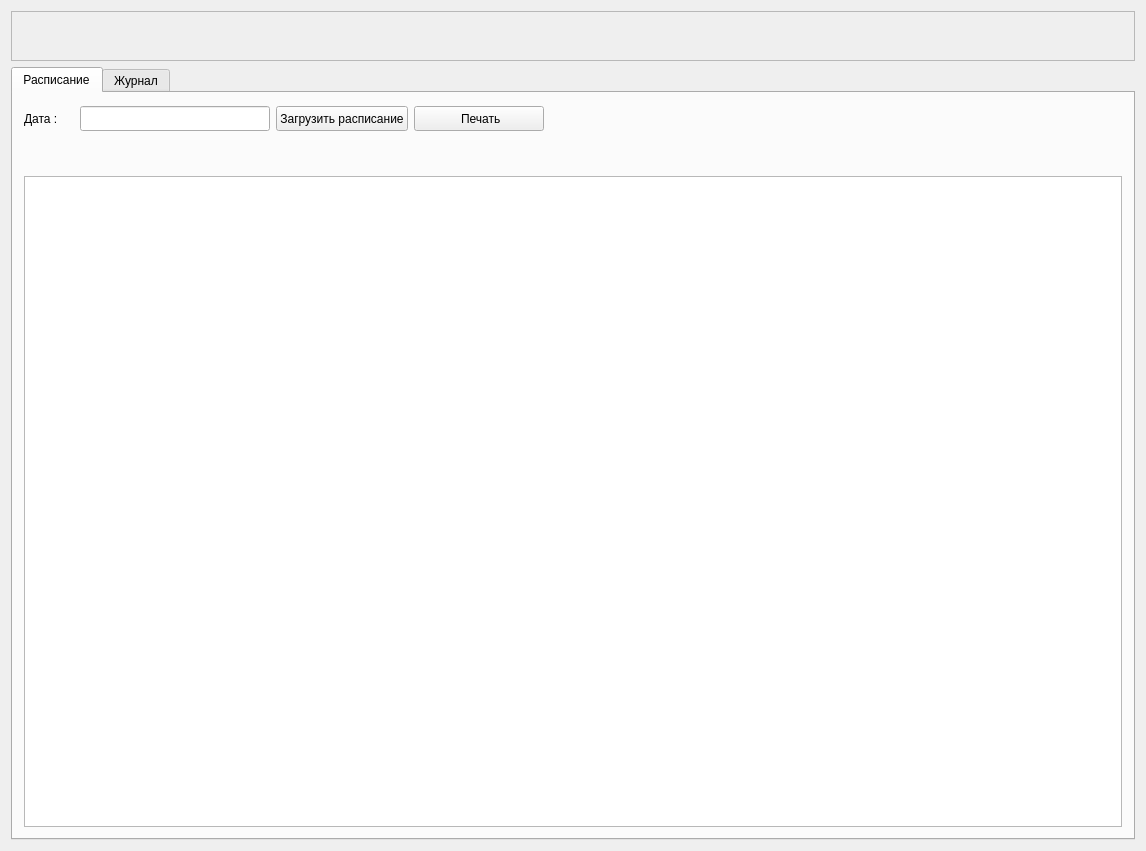
<?xml version="1.0" encoding="UTF-8"?>
<ui version="4.0">
 <class>MainWindow</class>
 <widget class="QMainWindow" name="MainWindow">
  <property name="geometry">
   <rect>
    <x>0</x>
    <y>0</y>
    <width>1146</width>
    <height>851</height>
   </rect>
  </property>
  <property name="sizePolicy">
   <sizepolicy hsizetype="Preferred" vsizetype="Preferred">
    <horstretch>0</horstretch>
    <verstretch>0</verstretch>
   </sizepolicy>
  </property>
  <property name="minimumSize">
   <size>
    <width>0</width>
    <height>0</height>
   </size>
  </property>
  <property name="maximumSize">
   <size>
    <width>16777215</width>
    <height>16777215</height>
   </size>
  </property>
  <property name="windowTitle">
   <string>MainWindow</string>
  </property>
  <widget class="QWidget" name="centralWidget">
   <layout class="QVBoxLayout" name="verticalLayout_2">
    <item>
     <widget class="QFrame" name="frame_3">
      <property name="maximumSize">
       <size>
        <width>16777215</width>
        <height>50</height>
       </size>
      </property>
      <property name="frameShape">
       <enum>QFrame::StyledPanel</enum>
      </property>
      <property name="frameShadow">
       <enum>QFrame::Raised</enum>
      </property>
      <layout class="QGridLayout" name="gridLayout_2">
       <item row="0" column="0">
        <widget class="QLabel" name="label_operators">
         <property name="sizePolicy">
          <sizepolicy hsizetype="Preferred" vsizetype="Fixed">
           <horstretch>0</horstretch>
           <verstretch>0</verstretch>
          </sizepolicy>
         </property>
         <property name="minimumSize">
          <size>
           <width>0</width>
           <height>30</height>
          </size>
         </property>
         <property name="maximumSize">
          <size>
           <width>16777215</width>
           <height>30</height>
          </size>
         </property>
         <property name="text">
          <string/>
         </property>
        </widget>
       </item>
      </layout>
     </widget>
    </item>
    <item>
     <widget class="QTabWidget" name="tabWidget">
      <property name="sizePolicy">
       <sizepolicy hsizetype="Expanding" vsizetype="Expanding">
        <horstretch>0</horstretch>
        <verstretch>0</verstretch>
       </sizepolicy>
      </property>
      <property name="minimumSize">
       <size>
        <width>0</width>
        <height>0</height>
       </size>
      </property>
      <property name="currentIndex">
       <number>0</number>
      </property>
      <widget class="QWidget" name="tab_2">
       <attribute name="title">
        <string>Расписание</string>
       </attribute>
       <layout class="QHBoxLayout" name="horizontalLayout_7">
        <item>
         <layout class="QVBoxLayout" name="verticalLayout">
          <item>
           <layout class="QGridLayout" name="gridLayout">
            <item row="0" column="4">
             <spacer name="horizontalSpacer">
              <property name="orientation">
               <enum>Qt::Horizontal</enum>
              </property>
              <property name="sizeHint" stdset="0">
               <size>
                <width>40</width>
                <height>20</height>
               </size>
              </property>
             </spacer>
            </item>
            <item row="0" column="1">
             <widget class="QPushButton" name="btn_load_timetable">
              <property name="minimumSize">
               <size>
                <width>0</width>
                <height>25</height>
               </size>
              </property>
              <property name="maximumSize">
               <size>
                <width>16777215</width>
                <height>25</height>
               </size>
              </property>
              <property name="cursor">
               <cursorShape>PointingHandCursor</cursorShape>
              </property>
              <property name="text">
               <string>Загрузить расписание</string>
              </property>
             </widget>
            </item>
            <item row="1" column="3">
             <widget class="QLabel" name="label_wait_ask">
              <property name="styleSheet">
               <string notr="true">color:blue;</string>
              </property>
              <property name="text">
               <string/>
              </property>
              <property name="alignment">
               <set>Qt::AlignCenter</set>
              </property>
             </widget>
            </item>
            <item row="0" column="2">
             <widget class="QPushButton" name="btn_print">
              <property name="minimumSize">
               <size>
                <width>130</width>
                <height>25</height>
               </size>
              </property>
              <property name="maximumSize">
               <size>
                <width>130</width>
                <height>25</height>
               </size>
              </property>
              <property name="cursor">
               <cursorShape>PointingHandCursor</cursorShape>
              </property>
              <property name="text">
               <string> Печать</string>
              </property>
             </widget>
            </item>
            <item row="0" column="0">
             <layout class="QHBoxLayout" name="horizontalLayout_2">
              <item>
               <widget class="QLabel" name="label">
                <property name="sizePolicy">
                 <sizepolicy hsizetype="Fixed" vsizetype="Fixed">
                  <horstretch>0</horstretch>
                  <verstretch>0</verstretch>
                 </sizepolicy>
                </property>
                <property name="minimumSize">
                 <size>
                  <width>50</width>
                  <height>30</height>
                 </size>
                </property>
                <property name="maximumSize">
                 <size>
                  <width>40</width>
                  <height>30</height>
                 </size>
                </property>
                <property name="text">
                 <string>Дата :</string>
                </property>
               </widget>
              </item>
              <item>
               <widget class="QLineEdit" name="lineEdit_date">
                <property name="sizePolicy">
                 <sizepolicy hsizetype="Fixed" vsizetype="Fixed">
                  <horstretch>0</horstretch>
                  <verstretch>0</verstretch>
                 </sizepolicy>
                </property>
                <property name="minimumSize">
                 <size>
                  <width>190</width>
                  <height>25</height>
                 </size>
                </property>
                <property name="maximumSize">
                 <size>
                  <width>200</width>
                  <height>25</height>
                 </size>
                </property>
                <property name="text">
                 <string/>
                </property>
               </widget>
              </item>
             </layout>
            </item>
            <item row="1" column="1">
             <layout class="QHBoxLayout" name="horizontalLayout"/>
            </item>
           </layout>
          </item>
          <item>
           <widget class="QTableView" name="tableView_timetable">
            <property name="sizePolicy">
             <sizepolicy hsizetype="Preferred" vsizetype="Preferred">
              <horstretch>0</horstretch>
              <verstretch>0</verstretch>
             </sizepolicy>
            </property>
            <property name="minimumSize">
             <size>
              <width>1091</width>
              <height>651</height>
             </size>
            </property>
           </widget>
          </item>
         </layout>
        </item>
       </layout>
      </widget>
      <widget class="QWidget" name="tab">
       <attribute name="title">
        <string>Журнал</string>
       </attribute>
       <layout class="QVBoxLayout" name="verticalLayout_3">
        <item>
         <layout class="QGridLayout" name="gridLayout_4">
          <item row="0" column="0">
           <widget class="QFrame" name="frame">
            <property name="sizePolicy">
             <sizepolicy hsizetype="Fixed" vsizetype="Preferred">
              <horstretch>0</horstretch>
              <verstretch>0</verstretch>
             </sizepolicy>
            </property>
            <property name="minimumSize">
             <size>
              <width>180</width>
              <height>0</height>
             </size>
            </property>
            <property name="maximumSize">
             <size>
              <width>180</width>
              <height>16777215</height>
             </size>
            </property>
            <property name="styleSheet">
             <string notr="true">text-align: left;</string>
            </property>
            <property name="frameShape">
             <enum>QFrame::StyledPanel</enum>
            </property>
            <property name="frameShadow">
             <enum>QFrame::Raised</enum>
            </property>
            <widget class="QPushButton" name="btn_make_today">
             <property name="geometry">
              <rect>
               <x>10</x>
               <y>10</y>
               <width>159</width>
               <height>25</height>
              </rect>
             </property>
             <property name="minimumSize">
              <size>
               <width>159</width>
               <height>0</height>
              </size>
             </property>
             <property name="maximumSize">
              <size>
               <width>159</width>
               <height>16777215</height>
              </size>
             </property>
             <property name="cursor">
              <cursorShape>PointingHandCursor</cursorShape>
             </property>
             <property name="layoutDirection">
              <enum>Qt::LeftToRight</enum>
             </property>
             <property name="styleSheet">
              <string notr="true"/>
             </property>
             <property name="text">
              <string>Сделать сегодня</string>
             </property>
             <property name="checkable">
              <bool>false</bool>
             </property>
             <property name="checked">
              <bool>false</bool>
             </property>
            </widget>
           </widget>
          </item>
          <item row="0" column="1">
           <widget class="QFrame" name="frame_2">
            <property name="frameShape">
             <enum>QFrame::StyledPanel</enum>
            </property>
            <property name="frameShadow">
             <enum>QFrame::Raised</enum>
            </property>
           </widget>
          </item>
         </layout>
        </item>
       </layout>
      </widget>
     </widget>
    </item>
   </layout>
  </widget>
 </widget>
 <layoutdefault spacing="6" margin="11"/>
 <resources/>
 <connections/>
</ui>
